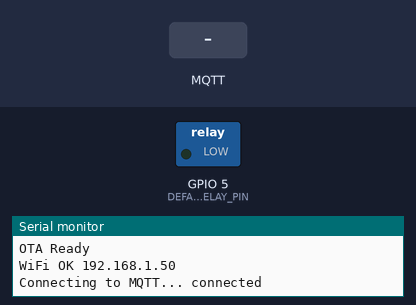
This sketch was run on a simulated ESP8266 (NodeMCU). On the bench: switched loads named in the sketch (green lamp = pin HIGH), the last lines printed to the serial monitor. The inputs (shaded band) are chosen by the test bench. WiFi joins after 1.5 s; servers stay silent unless stated; storage starts empty; no MQTT or app messages arrive unless stated.

Above: at 2.8 s.
2.9 s: MQTT message "turnon" arrives on the first subscribed topic
At 4.1 s:
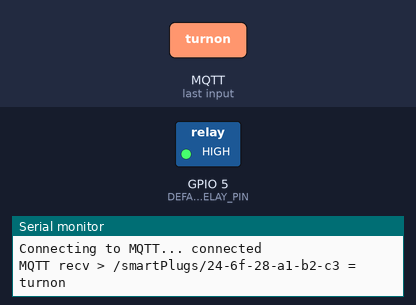
4.4 s: MQTT message "turnoff" arrives on the first subscribed topic
At 5.4 s:
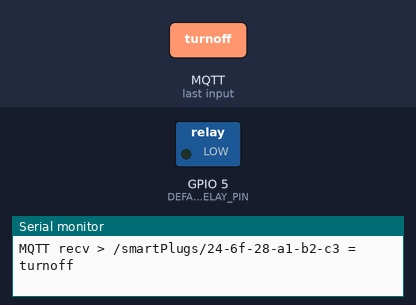
Timing chart, 0 to 7.4 s (numbered marks = the images above; inputs shaded):
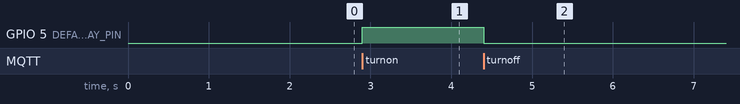

Measured:
- after the input at 2.9 s, GPIO 5 (DEFAULT_RELAY_PIN): LOW → HIGH at once
- after the input at 4.4 s, GPIO 5 (DEFAULT_RELAY_PIN): HIGH → LOW at once

The sketch:

plug_firmware.ino
```cpp
#include <ESP8266WiFi.h>
#include <WiFiManager.h>
#include <PubSubClient.h>
#include <FS.h>
#include <ArduinoJson.h>
#include <ArduinoOTA.h>      // <<< OTA LIBRARY

#define DEFAULT_RELAY_PIN 5

WiFiClient espClient;
PubSubClient mqttClient(espClient);

// ---------------- CONFIG ----------------
char mqttServer[40] = "192.168.1.10";
char mqttPort[6]     = "1883";
char relayPinStr[4]  = "5";

WiFiManagerParameter custom_mqtt_server("server", "MQTT Server", mqttServer, 40);
WiFiManagerParameter custom_mqtt_port("port", "MQTT Port", mqttPort, 6);
WiFiManagerParameter custom_relay_pin("relay", "Relay GPIO Pin", relayPinStr, 4);

// ---------------- RUNTIME ----------------
String macStr;
uint8_t relayPin = DEFAULT_RELAY_PIN;
unsigned long lastStatusSent = 0;

// ---------------- MQTT CALLBACK ----------------
void callback(char* topic, byte* payload, unsigned int length) {
  String msg;
  for (unsigned int i = 0; i < length; i++) msg += (char)payload[i];
  msg.toLowerCase();

  Serial.printf("MQTT recv > %s = %s\n", topic, msg.c_str());

  if (msg == "turnon") {
    digitalWrite(relayPin, HIGH);
  }
  else if (msg == "turnoff") {
    digitalWrite(relayPin, LOW);
  }
}

// ---------------- SEND STATUS ----------------
void sendStatus() {
  String topic = "/smartPlugs/" + macStr + "/status";
  const char* state = digitalRead(relayPin) ? "on" : "off";
  mqttClient.publish(topic.c_str(), state, true);
  Serial.printf("Status sent: %s\n", state);
}

// ---------------- MQTT CONNECT ----------------
void connectMQTT() {
  while (!mqttClient.connected()) {
    Serial.print("Connecting to MQTT... ");

    if (mqttClient.connect(macStr.c_str())) {
      Serial.println("connected");

      String subTopic = "/smartPlugs/" + macStr;
      mqttClient.subscribe(subTopic.c_str());
    }
    else {
      Serial.printf("failed rc=%d. retrying...\n", mqttClient.state());
      delay(2000);
    }
  }
}

// ---------------- CONFIG LOAD/SAVE ----------------
void loadConfig() {
  if (!SPIFFS.begin()) return;

  if (SPIFFS.exists("/config.json")) {
    File f = SPIFFS.open("/config.json", "r");
    String data = f.readString();
    f.close();

    DynamicJsonDocument doc(512);
    deserializeJson(doc, data);

    strcpy(mqttServer, doc["mqttServer"] | mqttServer);
    strcpy(mqttPort,   doc["mqttPort"]   | mqttPort);
    strcpy(relayPinStr,doc["relayPin"]   | relayPinStr);
  }
}

void saveConfig() {
  DynamicJsonDocument doc(512);
  doc["mqttServer"] = mqttServer;
  doc["mqttPort"]   = mqttPort;
  doc["relayPin"]   = relayPinStr;

  File f = SPIFFS.open("/config.json", "w");
  serializeJson(doc, f);
  f.close();
}

// ---------------- OTA SETUP ----------------
void setupOTA() {
  ArduinoOTA.setHostname(("smartplug-" + macStr).c_str());

  ArduinoOTA.onStart([]() {
    Serial.println("OTA Update Start");
  });

  ArduinoOTA.onEnd([]() {
    Serial.println("\nOTA Update End");
  });

  ArduinoOTA.onProgress([](unsigned int progress, unsigned int total) {
    Serial.printf("OTA Progress: %u%%\r", (progress * 100) / total);
  });

  ArduinoOTA.onError([](ota_error_t error) {
    Serial.printf("OTA Error[%u]\n", error);
  });

  ArduinoOTA.begin();
  Serial.println("OTA Ready");
}

// ---------------- SETUP ----------------
void setup() {
  Serial.begin(115200);
  delay(100);
  Serial.println("\n");

  loadConfig();

  relayPin = atoi(relayPinStr);

  macStr = WiFi.macAddress();
  macStr.toLowerCase();
  macStr.replace(":", "-");

  pinMode(relayPin, OUTPUT);
  digitalWrite(relayPin, LOW);

  // WiFiManager
  WiFiManager wm;
  wm.addParameter(&custom_mqtt_server);
  wm.addParameter(&custom_mqtt_port);
  wm.addParameter(&custom_relay_pin);

  if (!wm.autoConnect("SmartPlugSetup")) {
    delay(3000);
    ESP.restart();
  }

  strcpy(mqttServer, custom_mqtt_server.getValue());
  strcpy(mqttPort,   custom_mqtt_port.getValue());
  strcpy(relayPinStr,custom_relay_pin.getValue());

  relayPin = atoi(relayPinStr);
  saveConfig();

  Serial.print("macStr:");
  Serial.println(macStr);

  Serial.print("mqttServer:");
  Serial.println(mqttServer);
  Serial.print("mqttPort:");
  Serial.println(mqttPort);

  mqttClient.setServer(mqttServer, atoi(mqttPort));
  mqttClient.setCallback(callback);

  // ENABLE OTA AFTER WIFI IS CONNECTED
  setupOTA();

  Serial.printf("WiFi OK %s\n", WiFi.localIP().toString().c_str());
}

// ---------------- LOOP ----------------
void loop() {
  ArduinoOTA.handle();      // <<< OTA MUST BE HANDLED HERE

  if (!mqttClient.connected()) connectMQTT();
  mqttClient.loop();

  unsigned long now = millis();
  if (now - lastStatusSent > 30000) {
    lastStatusSent = now;
    sendStatus();
  }
}
```
